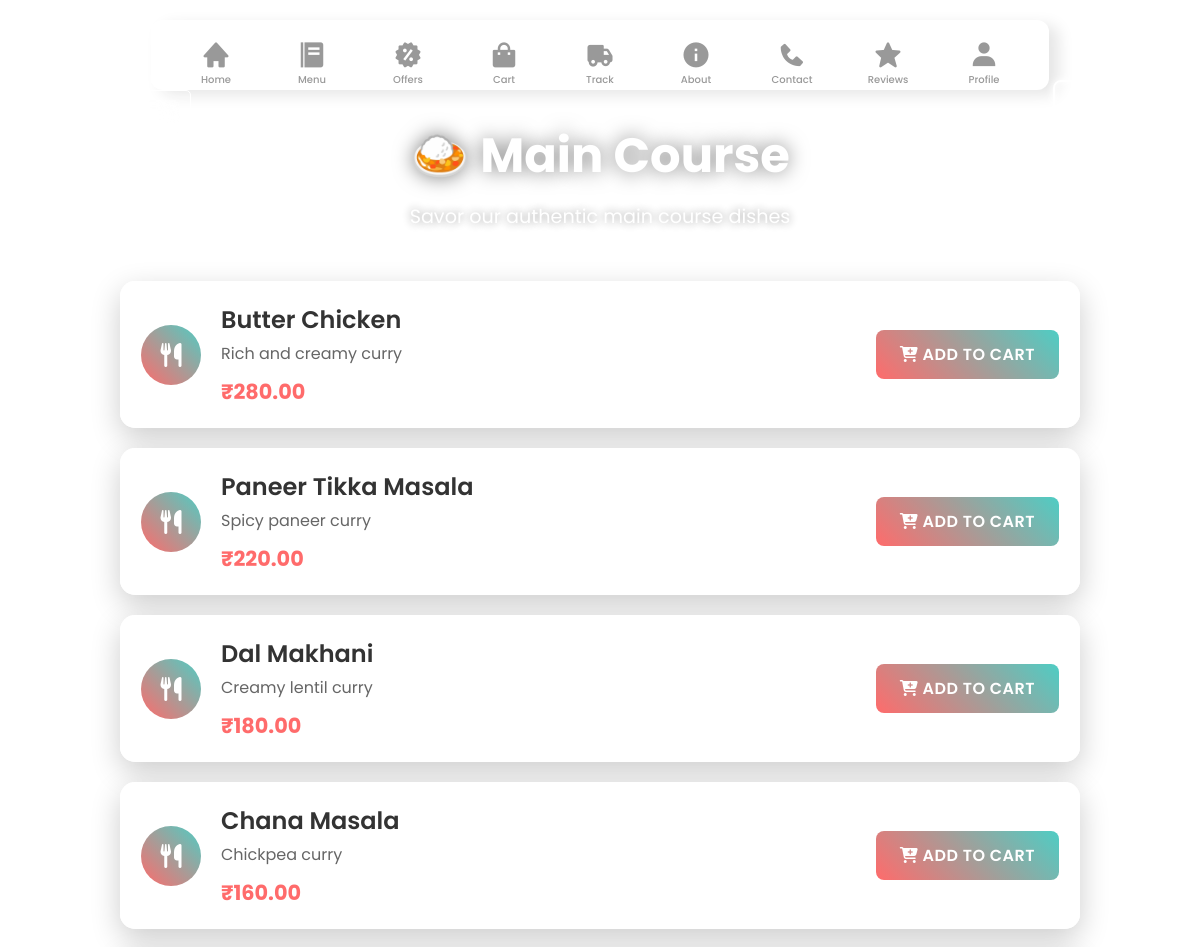
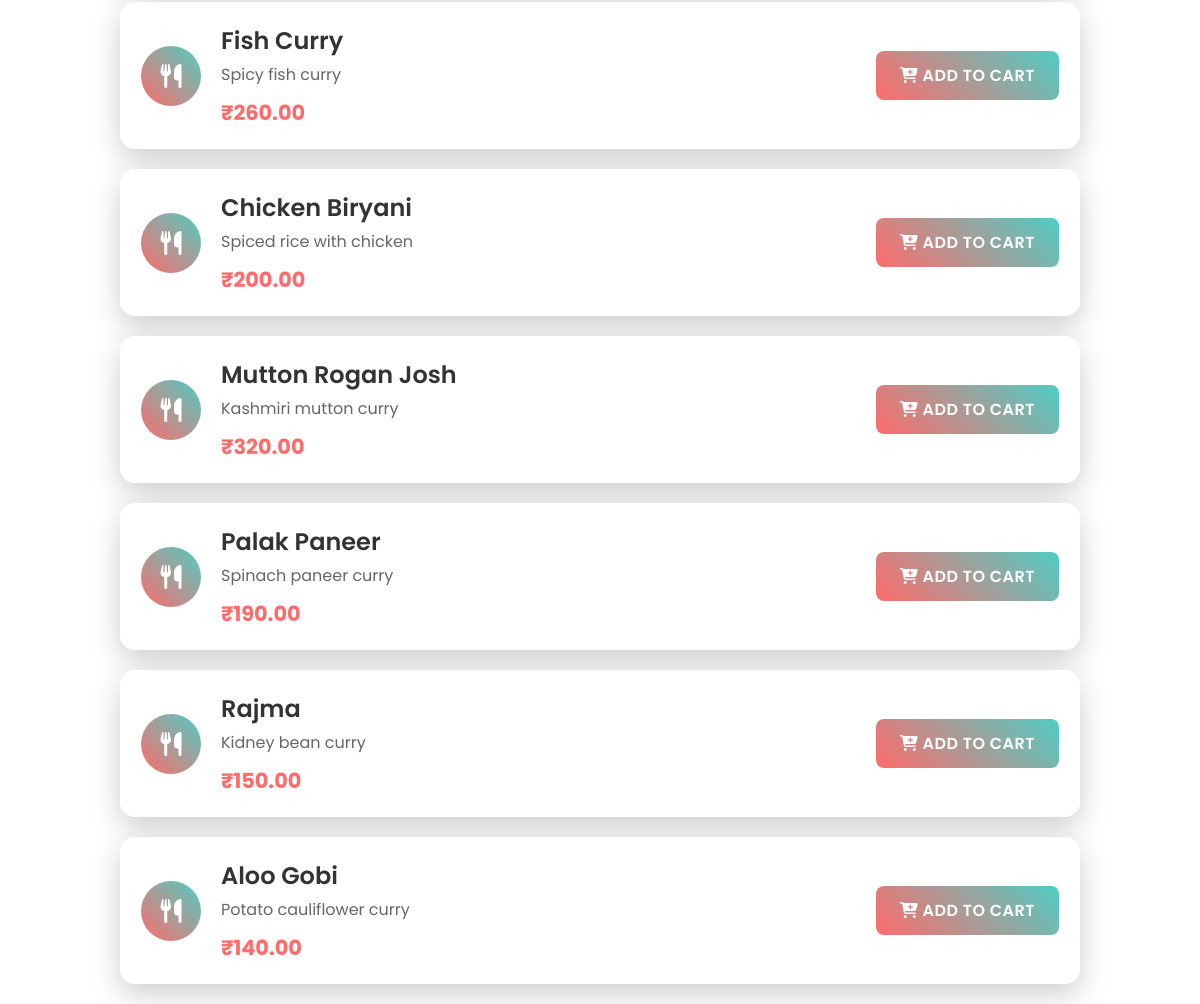
Screenshot of /main-course/ (signed in) with the database file from the repository (2 pictures, top to bottom).
### cloud_kitchen/models.py (models this page shows, shortened)
class FoodItem(models.Model):
    category = models.ForeignKey(Category, on_delete=models.CASCADE, related_name='food_items')
    name = models.CharField(max_length=100)
    description = models.TextField()
    price = models.DecimalField(max_digits=8, decimal_places=2)
    icon_class = models.CharField(max_length=50, help_text="FontAwesome icon class (e.g., 'fas fa-hamburger')")
    is_available = models.BooleanField(default=True)
    created_at = models.DateTimeField(auto_now_add=True)
    updated_at = models.DateTimeField(auto_now=True)
    class Meta:
        ordering = ['created_at']

### cloud_kitchen/views.py (the view)
# urls.py: path('main-course/', views.main_course_view, name='main_course'),
def main_course_view(request):
    username = request.session.get('username')
    if not username:
        return redirect('login')
    try:
        category = Category.objects.get(slug='main_course')
        food_items = FoodItem.objects.filter(category=category, is_available=True)
    except Category.DoesNotExist:
        food_items = []
    return render(request, 'main_course.html', {
        'username': username,
        'food_items': food_items
    })

### cloud_kitchen/templates/main_course.html (shortened to what this page needs)
{% load static %}
<!DOCTYPE html>
<html lang="en">
<head>
    <link rel="stylesheet" href="{% static 'menu.css' %}">
    <link href='https://unpkg.com/boxicons@2.1.1/css/boxicons.min.css' rel='stylesheet'>
</head>
<body>
    <nav class="nav">
        <ul class="nav-content">
            <li class="nav-list">
                <a href="{% url 'home' %}" class="link-item">
                    <i class='bx bxs-home link-icon'></i>
                    <span class="link-text">Home</span>
                </a>
            </li>
            <li class="nav-list">
                <a href="{% url 'menu' %}" class="link-item">
                    <i class='bx bxs-food-menu link-icon'></i>
                    <span class="link-text">Menu</span>
                </a>
            </li>
            <li class="nav-list">
                <a href="{% url 'offers' %}" class="link-item">
                    <i class='bx bxs-offer link-icon'></i>
                    <span class="link-text">Offers</span>
                </a>
            </li>
            <li class="nav-list">
                <a href="{% url 'cart' %}" class="link-item">
                    <i class='bx bxs-shopping-bag link-icon'></i>
                    <span class="link-text">Cart</span>
                </a>
            </li>
            <li class="nav-list">
                <a href="{% url 'track' %}" class="link-item">
                    <i class='bx bxs-truck link-icon'></i>
                    <span class="link-text">Track</span>
                </a>
            </li>
            <li class="nav-list">
              <a href="{% url 'about' %}" class="link-item">
                <i class='bx bxs-info-circle link-icon'></i>
                <span class="link-text">About</span>
              </a>
            </li>
            <li class="nav-list">
              <a href="{% url 'contact' %}" class="link-item">
                <i class='bx bxs-phone link-icon'></i>
                <span class="link-text">Contact</span>
              </a>
            </li>
            <li class="nav-list">
                <a href="{% url 'reviews' %}" class="link-item">
                    <i class='bx bxs-star link-icon'></i>
                    <span class="link-text">Reviews</span>
                </a>
            </li>
            <li class="nav-list">
                <a href="{% url 'profile' %}" class="link-item">
                    <i class='bx bxs-user link-icon'></i>
                    <span class="link-text">Profile</span>
                </a>
            </li>
        </ul>
    </nav>
    <div class="logout-container">
        <a href="{% url 'login' %}" class="logout-btn">Logout</a>
    </div>
    <div class="back-container">
        <a href="{% url 'menu' %}" class="back-btn">← Back to Menu</a>
    </div>
    <div class="page-title">
        <h1>🍛 Main Course</h1>
        <p>Savor our authentic main course dishes</p>
    </div>
    <div class="items-container">
        {% for item in food_items %}
        <div class="item-card">
            <div class="item-content">
                <div class="item-icon">
                    <i class="{{ item.icon_class }}"></i>
                </div>
                <div class="item-details">
                    <h3>{{ item.name }}</h3>
                    <p>{{ item.description }}</p>
                    <span class="price">₹{{ item.price }}</span>
                </div>
                <button class="add-btn" onclick="addToCart({{ item.id }}, '{{ item.name|escapejs }}')">
                    <i class="fas fa-cart-plus"></i> ADD TO CART
                </button>
            </div>
        </div>
        {% endfor %}
    </div>
</body>
</html>

### cloud_kitchen/static/menu.css (style rules this page uses)
* { margin: 0; padding: 0; box-sizing: border-box; font-family: 'Poppins', sans-serif; }
.nav { position: fixed; top: 20px; left: 50%; transform: translateX(-50%); border-radius: 12px; background: rgba(255, 255, 255, 0.1); backdrop-filter: blur(10px); padding: 0 25px; box-shadow: 10px 5px 15px rgba(0, 0, 0, 0.1); z-index: 1000; }
.nav-content { display: flex; height: 70px; align-items: center; list-style: none; position: relative; gap: 1em; }
.link-item { display: flex; justify-content: center; align-items: center; flex-direction: column; height: 60px; width: 80px; text-decoration: none; transition: all 0.5s cubic-bezier(0.68, -0.55, 0.265, 1.55); }
.link-icon { font-size: 30px; color: #999; transition: all 0.5s cubic-bezier(0.68, -0.55, 0.265, 1.55); }
.link-text { position: absolute; font-size: 10px; font-weight: 500; color: #999; transform: translateY(25px); transition: color 0.5s cubic-bezier(0.68, -0.55, 0.265, 1.55); }
.logout-container { position: fixed; top: 80px; right: 20px; z-index: 1000; }
.logout-btn { position: relative; color: #fff; cursor: pointer; padding: 0.35em 1em; border: 0.15em solid #fff; border-radius: 0.45em; background: none; perspective: 2em; font-family: "Montserrat", sans-serif; font-size: 18px; font-weight: 500; text-transform: uppercase; letter-spacing: 0.1em; box-shadow: inset 0px 0px 0.5em 0px #fff, 0px 0px 0.5em 0px #fff; animation: border-flicker 2s linear infinite; text-decoration: none; display: inline-block; }
.logout-btn::before { content: ""; position: absolute; top: 0; bottom: 0; left: 0; right: 0; opacity: 0.7; filter: blur(1em); transform: translateY(120%) rotateX(95deg) scale(1, 0.35); background: #fff; pointer-events: none; }
.logout-btn::after { content: ""; position: absolute; top: 0; left: 0; right: 0; bottom: 0; opacity: 0; z-index: -1; background-color: #fff; box-shadow: 0 0 2em 0.2em #fff; transition: opacity 100ms linear; }
.container .card .face.face2 .content p, a { font-size: 12px; margin: 0; padding: 0; color: #333; text-align: center; line-height: 1.6; }
.back-container { position: fixed; top: 100px; left: 20px; z-index: 1000; }
.back-btn { color: #fff; text-decoration: none; padding: 10px 20px; border: 1px solid #fff; border-radius: 5px; background: rgba(255, 255, 255, 0.1); backdrop-filter: blur(10px); font-family: "Poppins", sans-serif; font-size: 16px; font-weight: 500; transition: all 0.3s ease; }
.page-title { text-align: center; margin-top: 120px; margin-bottom: 50px; color: #fff; }
.page-title h1 { font-size: 3em; font-weight: 700; text-shadow: 0 0 20px rgba(0, 0, 0, 0.5); margin-bottom: 10px; }
.page-title p { font-size: 1.2em; opacity: 0.9; text-shadow: 0 0 10px rgba(0, 0, 0, 0.5); }
.items-container { max-width: 1000px; margin: 0 auto; padding: 0 20px; }
.item-card { background: rgba(255, 255, 255, 0.95); backdrop-filter: blur(20px); border-radius: 15px; margin-bottom: 20px; padding: 20px; box-shadow: 0 10px 30px rgba(0, 0, 0, 0.2); border: 1px solid rgba(255, 255, 255, 0.3); transition: all 0.3s ease; }
.item-content { display: flex; align-items: center; gap: 20px; }
.item-icon { width: 60px; height: 60px; background: linear-gradient(45deg, #ff6b6b, #4ecdc4); border-radius: 50%; display: flex; align-items: center; justify-content: center; color: #fff; font-size: 24px; flex-shrink: 0; }
.item-details { flex: 1; }
.item-details h3 { font-size: 1.5em; color: #333; margin-bottom: 5px; font-weight: 600; }
.item-details p { color: #666; margin-bottom: 10px; line-height: 1.5; }
.price { font-size: 1.3em; font-weight: 700; color: #ff6b6b; }
.add-btn { background: linear-gradient(45deg, #ff6b6b, #4ecdc4); color: #fff; border: none; padding: 12px 24px; border-radius: 8px; font-size: 16px; font-weight: 600; cursor: pointer; transition: all 0.3s ease; text-transform: uppercase; letter-spacing: 0.5px; }

### rows the page displays
FoodItem: name "Butter Chicken", description "Rich and creamy curry", price "280.00"
FoodItem: name "Paneer Tikka Masala", description "Spicy paneer curry", price "220.00"
FoodItem: name "Dal Makhani", description "Creamy lentil curry", price "180.00"
FoodItem: name "Chana Masala", description "Chickpea curry", price "160.00"
FoodItem: name "Fish Curry", description "Spicy fish curry", price "260.00"
FoodItem: name "Chicken Biryani", description "Spiced rice with chicken", price "200.00"
FoodItem: name "Mutton Rogan Josh", description "Kashmiri mutton curry", price "320.00"
FoodItem: name "Palak Paneer", description "Spinach paneer curry", price "190.00"
FoodItem: name "Rajma", description "Kidney bean curry", price "150.00"
FoodItem: name "Aloo Gobi", description "Potato cauliflower curry", price "140.00"
